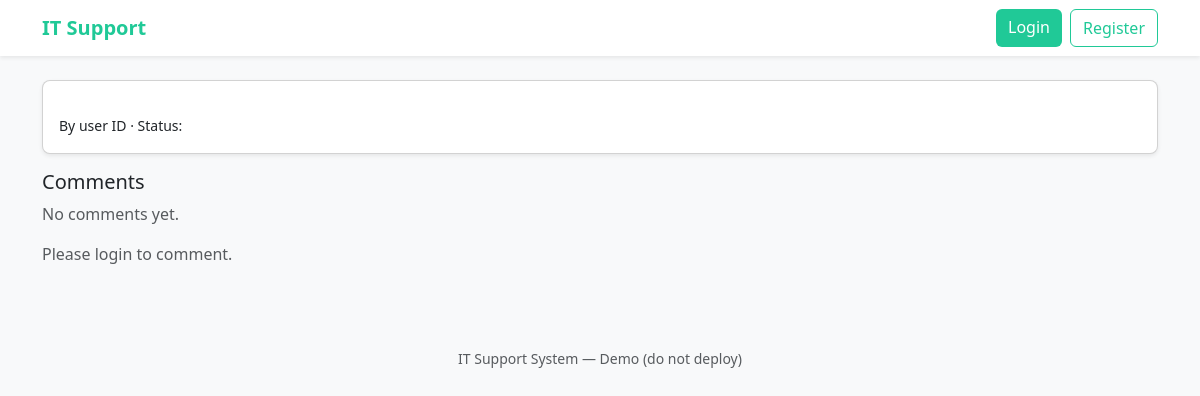
/ticket/2, run on an earlier commit of the app's database.
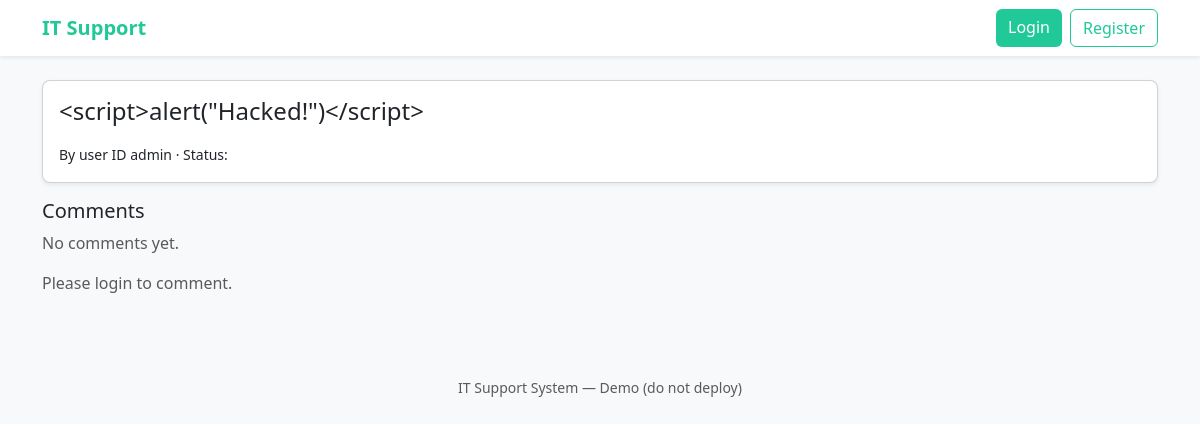
And on a later commit of the database.
### tables this page shows
CREATE TABLE tickets (
            id INTEGER PRIMARY KEY AUTOINCREMENT,
            title TEXT,
            description TEXT,
            creator TEXT
        );

### app.py (the view, shortened to what this page needs)
@app.route("/ticket/<int:ticket_id>", methods=["GET", "POST"])
def view_ticket(ticket_id):
    db = get_db()
    ticket = db.execute(f"SELECT * FROM tickets WHERE id = {ticket_id}").fetchone()
    comments = db.execute(f"SELECT * FROM comments WHERE ticket_id = {ticket_id}").fetchall()
    return render_template("view_ticket.html", ticket=ticket, comments=comments)

### app.py (called while the page is built)
def get_db():
    if "db" not in g:
        g.db = sqlite3.connect(DB_PATH)
        g.db.row_factory = sqlite3.Row
    return g.db

### templates/view_ticket.html (shortened to what this page needs)
{% extends "base.html" %}
{% block content %}
<div class="card shadow-sm mb-3">
  <div class="card-body">
    <h4 class="card-title">{{ ticket['title'] }}</h4>
    <p class="mb-0">
      <small>
        By user ID {{ ticket['creator'] }}
        · Status:
      </small>
    </p>
  </div>
</div>
<h5>Comments</h5>
{% for c in comments %}
  <div class="card mb-2">
    <div class="card-body">
      <p class="mb-1"><strong>{{ c['author'] }}</strong> says:</p>
      <p class="mb-0">{{ c['content']|safe }}</p>
    </div>
  </div>
{% else %}
  <p class="text-muted">No comments yet.</p>
{% endfor %}
{% if session.get('username') %}
  <div class="card mt-3 shadow-sm">
    <div class="card-body">
      <h5 class="mb-3">Add Comment</h5>
      <form method="post">
        <div class="mb-3">
          <textarea name="content" class="form-control" rows="3" required></textarea>
        </div>
        <button class="btn btn-teal">Post Comment</button>
      </form>
    </div>
  </div>
{% else %}
  <p class="text-muted mt-3">Please login to comment.</p>
{% endif %}
{% endblock %}

### templates/base.html (shortened to what this page needs)
<!doctype html>
<html lang="en">
<head>
  <link href="https://cdn.jsdelivr.net/npm/bootstrap@5.3.0/dist/css/bootstrap.min.css" rel="stylesheet">
  <link rel="stylesheet" href="{{ url_for('static', filename='css/style.css') }}">
</head>
<body class="bg-light">
  <nav class="navbar navbar-expand-lg navbar-white shadow-sm">
    <div class="container">
      <a class="navbar-brand text-teal fw-bold" href="{{ url_for('index') }}">IT Support</a>
      <div class="d-flex">
        {% if session.get('username') %}
          <span class="me-3">Signed in as <strong>{{ session['username'] }}</strong></span>
          <a class="btn btn-outline-teal me-2" href="{{ url_for('new_ticket') }}">New Ticket</a>
          {% if session.get('is_admin') %}
            <a class="btn btn-dark me-2" href="{{ url_for('admin_dashboard') }}">Admin</a>
          {% endif %}
          <a class="btn btn-danger" href="{{ url_for('logout') }}">Logout</a>
        {% else %}
          <a class="btn btn-teal me-2" href="{{ url_for('login') }}">Login</a>
          <a class="btn btn-outline-teal" href="{{ url_for('register') }}">Register</a>
        {% endif %}
      </div>
    </div>
  </nav>
  <div class="container py-4">
    {% block content %}{% endblock %}
  </div>
  <footer class="text-center py-3 mt-4">
    <small class="text-muted">IT Support System — Demo (do not deploy)</small>
  </footer>
</body>
</html>

### static/css/style.css (style rules this page uses)
:root { --teal: #20c997; --teal-dark: #198f73; --teal-light: #e6fcf7; }
.text-teal { color: var(--teal) !important; }
.btn-teal { background-color: var(--teal); color: #fff; border: none; }
.btn-outline-teal { color: var(--teal); border-color: var(--teal); background: white; }
.navbar-white { background-color: #fff; }
body { background-color: #f8f9fa; }
.card { border-radius: 0.5rem; }

What changed in the data, as far as the page shows it:
added tickets: title "<script>alert(\"Hacked!\")</script>", creator "admin"
